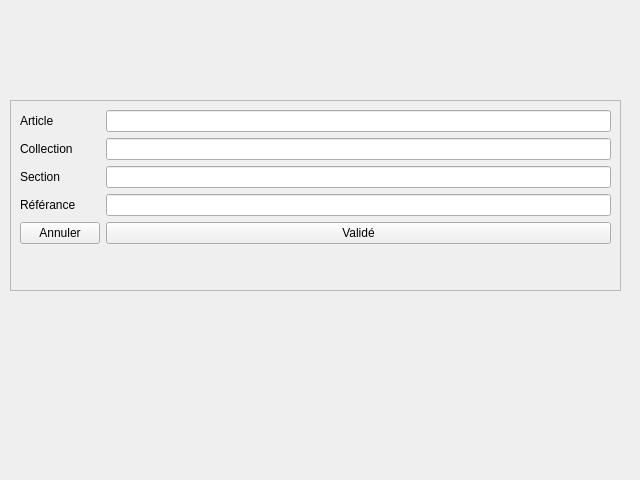
<?xml version="1.0" encoding="UTF-8"?>
<ui version="4.0">
 <class>Form</class>
 <widget class="QWidget" name="Form">
  <property name="geometry">
   <rect>
    <x>0</x>
    <y>0</y>
    <width>640</width>
    <height>480</height>
   </rect>
  </property>
  <property name="windowTitle">
   <string>Form</string>
  </property>
  <widget class="QFrame" name="frame">
   <property name="geometry">
    <rect>
     <x>10</x>
     <y>100</y>
     <width>611</width>
     <height>191</height>
    </rect>
   </property>
   <property name="frameShape">
    <enum>QFrame::Shape::StyledPanel</enum>
   </property>
   <property name="frameShadow">
    <enum>QFrame::Shadow::Raised</enum>
   </property>
   <layout class="QFormLayout" name="formLayout_2">
    <item row="0" column="0">
     <widget class="QLabel" name="label_2">
      <property name="text">
       <string>Article</string>
      </property>
     </widget>
    </item>
    <item row="1" column="0">
     <widget class="QLabel" name="label">
      <property name="text">
       <string>Collection</string>
      </property>
     </widget>
    </item>
    <item row="2" column="0">
     <widget class="QLabel" name="label_3">
      <property name="text">
       <string>Section</string>
      </property>
     </widget>
    </item>
    <item row="3" column="0">
     <widget class="QLabel" name="label_4">
      <property name="text">
       <string>Référance</string>
      </property>
     </widget>
    </item>
    <item row="4" column="0">
     <widget class="QPushButton" name="Annuler">
      <property name="text">
       <string>Annuler</string>
      </property>
     </widget>
    </item>
    <item row="4" column="1">
     <widget class="QPushButton" name="Valider">
      <property name="text">
       <string>Validé</string>
      </property>
     </widget>
    </item>
    <item row="0" column="1">
     <widget class="QLineEdit" name="lineEdit"/>
    </item>
    <item row="1" column="1">
     <widget class="QLineEdit" name="lineEdit_2"/>
    </item>
    <item row="2" column="1">
     <widget class="QLineEdit" name="lineEdit_3"/>
    </item>
    <item row="3" column="1">
     <widget class="QLineEdit" name="lineEdit_4"/>
    </item>
   </layout>
  </widget>
 </widget>
 <resources/>
 <connections/>
</ui>
